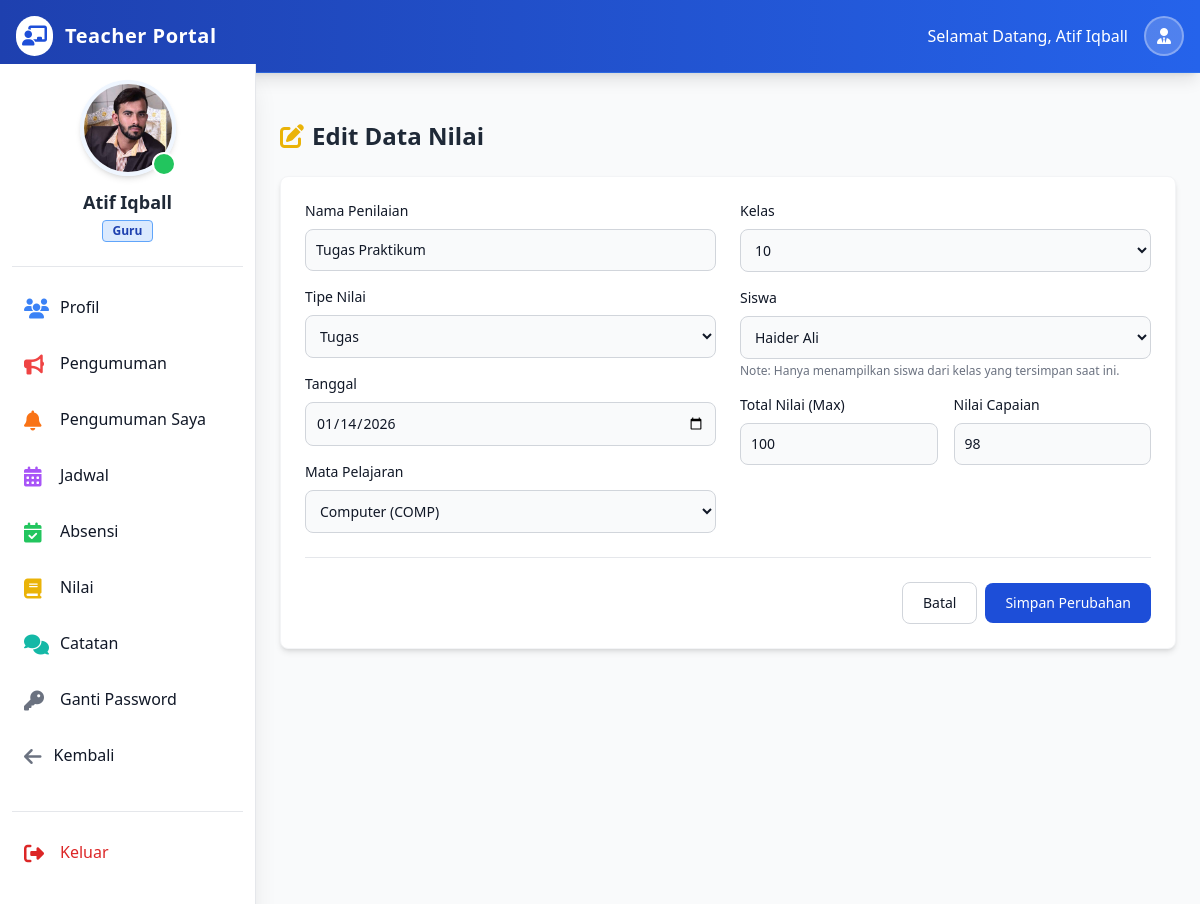
The app's page /guru/index.php?edit_nilai_id=45 (signed in) with its own data.
### tables this page shows
CREATE TABLE `guru` (
  `id_guru` int NOT NULL,
  `nama_guru` varchar(100) NOT NULL,
  `email_guru` varchar(100) NOT NULL,
  `password_guru` varchar(200) NOT NULL,
  `tanggal_lahir_guru` date NOT NULL,
  `foto_guru` varchar(300) NOT NULL,
  `mapel_guru` varchar(50) NOT NULL,
  `telepon_guru` varchar(30) NOT NULL,
  `alamat_guru` varchar(100) NOT NULL,
  `umur_guru` int NOT NULL,
  `jekel_guru` enum('Laki_Laki','Perempuan') NOT NULL,
  `status_guru` enum('Aktif','Disable') NOT NULL DEFAULT 'Aktif',
  `tanggal_regis_guru` datetime NOT NULL DEFAULT CURRENT_TIMESTAMP
);

CREATE TABLE `nilai` (
  `id_nilai` int NOT NULL,
  `nama_nilai` varchar(50) NOT NULL,
  `tipe_nilai` enum('MID','UAS','Tugas','Ulangan') NOT NULL,
  `total_nilai` int NOT NULL,
  `capaian_nilai` int NOT NULL,
  `n_id_kelas` int NOT NULL,
  `n_id_siswa` int NOT NULL,
  `n_id_guru` int NOT NULL,
  `n_id_mapel` int NOT NULL,
  `nilai_date` date NOT NULL
);

### guru/edit_nilai.php (the view, shortened to what this page needs)
<div class="p-4 sm:ml-64">
    <div class="max-w-4xl mx-auto mt-10">
         <div class="mb-6">
            <h1 class="text-2xl font-bold text-gray-800 flex items-center">
                <i class="fas fa-edit text-yellow-500 mr-2"></i> Edit Data Nilai
            </h1>
        </div>
        <?php
        if (isset($_GET['edit_nilai_id'])) {
            $id = $_GET['edit_nilai_id'];
            $sql = "SELECT * FROM `nilai` WHERE id_nilai = '$id'";
            $result = $conn->query($sql);
            if ($result->num_rows > 0) {
                $row = $result->fetch_assoc();
        ?>
        <div class="bg-white rounded-lg shadow-md p-6 border border-gray-100">
            <form method="post" action="">
                <div class="grid grid-cols-1 md:grid-cols-2 gap-6">
                    <div class="space-y-4">
                        <div>
                            <label class="block mb-2 text-sm font-medium text-gray-900">Nama Penilaian</label>
                            <input type="text" name="nama_nilai" class="bg-gray-50 border border-gray-300 text-gray-900 text-sm rounded-lg focus:ring-blue-500 focus:border-blue-500 block w-full p-2.5" value="<?= htmlspecialchars($row['nama_nilai']) ?>" required>
                        </div>
                        <div>
                            <label class="block mb-2 text-sm font-medium text-gray-900">Tipe Nilai</label>
                            <select name="tipe_nilai" class="bg-gray-50 border border-gray-300 text-gray-900 text-sm rounded-lg focus:ring-blue-500 focus:border-blue-500 block w-full p-2.5" required>
                                <option value="Tugas" <?= $row['tipe_nilai'] == 'Tugas' ? 'selected' : '' ?>>Tugas</option>
                            </select>
                        </div>
                         <div>
                            <label class="block mb-2 text-sm font-medium text-gray-900">Tanggal</label>
                            <input type="date" name="nilai_date" class="bg-gray-50 border border-gray-300 text-gray-900 text-sm rounded-lg focus:ring-blue-500 focus:border-blue-500 block w-full p-2.5" value="<?= $row['nilai_date'] ?>" required>
                        </div>
                        <div>
                            <label class="block mb-2 text-sm font-medium text-gray-900">Mata Pelajaran</label>
                            <select name="mapel_id" class="bg-gray-50 border border-gray-300 text-gray-900 text-sm rounded-lg focus:ring-blue-500 focus:border-blue-500 block w-full p-2.5" required>
                                <?php
                                $mapel_res = $conn->query("SELECT * FROM `mapel` ORDER BY nama_mapel ASC");
                                while($m = $mapel_res->fetch_assoc()){
                                    $sel = ($row['n_id_mapel'] == $m['id_mapel']) ? 'selected' : '';
                                    echo "<option value='{$m['id_mapel']}' $sel>{$m['nama_mapel']} ({$m['kode_mapel']})</option>";
                                }
                                ?>
                            </select>
                        </div>
                    </div>
                    <div class="space-y-4">
                        <div>
                            <label class="block mb-2 text-sm font-medium text-gray-900">Kelas</label>
                            <select name="kelas_id" id="kelas_selector" class="bg-gray-50 border border-gray-300 text-gray-900 text-sm rounded-lg focus:ring-blue-500 focus:border-blue-500 block w-full p-2.5" required>
                                <?php
                                $kelas_res = $conn->query("SELECT * FROM `kelas` ORDER BY nama_kelas ASC");
                                while($k = $kelas_res->fetch_assoc()){
                                    $sel = ($row['n_id_kelas'] == $k['id_kelas']) ? 'selected' : '';
                                    echo "<option value='{$k['id_kelas']}' $sel>{$k['nama_kelas']}</option>";
                                }
                                ?>
                            </select>
                        </div>
                         <div>
                            <label class="block mb-2 text-sm font-medium text-gray-900">Siswa</label>
                            <select name="siswa_id" class="bg-gray-50 border border-gray-300 text-gray-900 text-sm rounded-lg focus:ring-blue-500 focus:border-blue-500 block w-full p-2.5" required>
                                <?php
                                $curr_class = $row['n_id_kelas'];
                                $sis_res = $conn->query("SELECT * FROM `siswa` WHERE kelas_siswa = '$curr_class' ORDER BY nama_siswa ASC");
                                while($s = $sis_res->fetch_assoc()){
                                    $sel = ($row['n_id_siswa'] == $s['id_siswa']) ? 'selected' : '';
                                    echo "<option value='{$s['id_siswa']}' $sel>{$s['nama_siswa']}</option>";
                                }
                                ?>
                            </select>
                            <p class="mt-1 text-xs text-gray-500">Note: Hanya menampilkan siswa dari kelas yang tersimpan saat ini.</p>
                        </div>
                        <div class="grid grid-cols-2 gap-4">
                            <div>
                                <label class="block mb-2 text-sm font-medium text-gray-900">Total Nilai (Max)</label>
                                <input type="number" name="total_nilai" class="bg-gray-50 border border-gray-300 text-gray-900 text-sm rounded-lg focus:ring-blue-500 focus:border-blue-500 block w-full p-2.5" value="<?= $row['total_nilai'] ?>" required>
                            </div>
                            <div>
                                <label class="block mb-2 text-sm font-medium text-gray-900">Nilai Capaian</label>
                                <input type="number" name="capaian_nilai" class="bg-gray-50 border border-gray-300 text-gray-900 text-sm rounded-lg focus:ring-blue-500 focus:border-blue-500 block w-full p-2.5" value="<?= $row['capaian_nilai'] ?>" required>
                            </div>
                        </div>
                    </div>
                </div>
                <div class="flex items-center justify-end space-x-2 border-t pt-6 mt-6">
                    <a href="index.php?nilai" class="text-gray-900 bg-white border border-gray-300 focus:outline-none hover:bg-gray-100 focus:ring-4 focus:ring-gray-200 font-medium rounded-lg text-sm px-5 py-2.5">Batal</a>
                    <button type="submit" name="update_nilai" class="text-white bg-blue-700 hover:bg-blue-800 focus:ring-4 focus:ring-blue-300 font-medium rounded-lg text-sm px-5 py-2.5">
                        Simpan Perubahan
                    </button>
                </div>
            </form>
        </div>
        <?php
            } else {
                 echo "<div class='p-4 mb-4 text-sm text-red-800 rounded-lg bg-red-50'>Data tidak ditemukan.</div>";
            }
        }
        ?>
    </div>
</div>

### guru/partials/teacher_sidebar.php (shortened to what this page needs)
<?php
    require_once('../partials/_connection.php');
    $teacher_id = $_SESSION['teacher_id'];
    $sidebar_sql = "SELECT * FROM `guru` WHERE id_guru = '$teacher_id'";
    $sidebar_result = $conn->query($sidebar_sql);
    if ($sidebar_result && $sidebar_result->num_rows > 0) {
        $sidebar_row = $sidebar_result->fetch_assoc();
        $teacher_pic = $sidebar_row['foto_guru'];
        $teacher_name = $sidebar_row['nama_guru'];
    } else {
        $teacher_pic = $_SESSION['teacher_pic'];
        $teacher_name = $_SESSION['teacher_name'];
        $teacher_email = $_SESSION['teacher_email'];
    }
?>
<aside class="fixed left-0 top-16 w-64 h-full bg-white shadow-xl overflow-y-auto border-r border-gray-200 z-40 transition-transform -translate-x-full sm:translate-x-0" id="logo-sidebar" aria-label="Sidebar">
    <div class="h-full px-3 py-4 overflow-y-auto bg-white pb-24">
        <div class="flex flex-col items-center pb-6 border-b border-gray-200 mb-4">
            <div class="relative">
                <img class="w-24 h-24 rounded-full object-cover border-4 border-blue-50 shadow-md" src="../admin/admin_images/registration/<?= $teacher_pic ?>" alt="Profile" onerror="this.src='https://ui-avatars.com/api/?name=<?= urlencode($teacher_name) ?>&background=random'">
                <div class="absolute bottom-0 right-0 w-6 h-6 bg-green-500 border-2 border-white rounded-full"></div>
            </div>
            <h5 class="mt-3 text-lg font-bold text-gray-800 text-center"><?= htmlspecialchars($teacher_name) ?></h5>
            <div class="flex flex-col items-center text-sm text-gray-500 mt-1">
                <span class="bg-blue-100 text-blue-800 text-xs font-semibold px-2.5 py-0.5 rounded border border-blue-400">Guru</span>
            </div>
        </div>
        <ul class="space-y-2 font-medium">
            <li>
                <a href="index.php?profil" class="flex items-center p-3 text-gray-900 rounded-lg hover:bg-blue-50 group transition duration-200">
                    <i class="fas fa-users w-6 h-6 text-xl text-blue-500 group-hover:text-blue-700"></i>
                    <span class="ml-3 group-hover:translate-x-1 transition-transform">Profil</span>
                </a>
            </li>
            <li>
                <a href="index.php?pengumuman" class="flex items-center p-3 text-gray-900 rounded-lg hover:bg-blue-50 group transition duration-200">
                    <i class="fas fa-bullhorn w-6 h-6 text-xl text-red-500 group-hover:text-red-700"></i>
                    <span class="ml-3 group-hover:translate-x-1 transition-transform">Pengumuman</span>
                </a>
            </li>
            <li>
                <a href="index.php?pengumuman_saya" class="flex items-center p-3 text-gray-900 rounded-lg hover:bg-blue-50 group transition duration-200">
                    <i class="fas fa-bell w-6 h-6 text-xl text-orange-500 group-hover:text-orange-700"></i>
                    <span class="ml-3 group-hover:translate-x-1 transition-transform">Pengumuman Saya</span>
                </a>
            </li>
            <li>
                <a href="index.php?jadwal" class="flex items-center p-3 text-gray-900 rounded-lg hover:bg-blue-50 group transition duration-200">
                    <i class="fas fa-calendar-alt w-6 h-6 text-xl text-purple-500 group-hover:text-purple-700"></i>
                    <span class="ml-3 group-hover:translate-x-1 transition-transform">Jadwal</span>
                </a>
            </li>
            <li>
                <a href="index.php?absensi" class="flex items-center p-3 text-gray-900 rounded-lg hover:bg-blue-50 group transition duration-200">
                    <i class="fas fa-calendar-check w-6 h-6 text-xl text-green-500 group-hover:text-green-700"></i>
                    <span class="ml-3 group-hover:translate-x-1 transition-transform">Absensi</span>
                </a>
            </li>
            <li>
                <a href="index.php?nilai" class="flex items-center p-3 text-gray-900 rounded-lg hover:bg-blue-50 group transition duration-200">
                    <i class="fas fa-book w-6 h-6 text-xl text-yellow-500 group-hover:text-yellow-700"></i>
                    <span class="ml-3 group-hover:translate-x-1 transition-transform">Nilai</span>
                </a>
            </li>
            <li>
                <a href="index.php?catatan" class="flex items-center p-3 text-gray-900 rounded-lg hover:bg-blue-50 group transition duration-200">
                    <i class="fas fa-comments w-6 h-6 text-xl text-teal-500 group-hover:text-teal-700"></i>
                    <span class="ml-3 group-hover:translate-x-1 transition-transform">Catatan</span>
                </a>
            </li>
            <li>
                <a href="index.php?ganti_password" class="flex items-center p-3 text-gray-900 rounded-lg hover:bg-blue-50 group transition duration-200">
                    <i class="fas fa-key w-6 h-6 text-xl text-gray-500 group-hover:text-gray-700"></i>
                    <span class="ml-3 group-hover:translate-x-1 transition-transform">Ganti Password</span>
                </a>
            </li>
             <li>
                <a href="../index.php" class="flex items-center p-3 text-gray-900 rounded-lg hover:bg-blue-50 group transition duration-200">
                    <i class="fas fa-arrow-left w-  6 h-6 text-xl text-gray-500 group-hover:text-gray-700"></i>
                    <span class="ml-3 group-hover:translate-x-1 transition-transform">Kembali</span>
                </a>
            </li>
        </ul>
        <div class="mt-8 border-t border-gray-200 pt-4">
            <ul class="space-y-2 font-medium">
                <li>
                     <a href="index.php?logout" class="flex items-center p-3 text-red-600 rounded-lg hover:bg-red-50 group transition duration-200">
                        <i class="fas fa-sign-out-alt w-6 h-6 text-xl"></i>
                        <span class="ml-3">Keluar</span>
                    </a>
                </li>
            </ul>
        </div>
    </div>
</aside>

### guru/partials/teacher_head.php (style rules this page uses)
body { font-family: 'Inter', sans-serif; background-color: #f3f4f6; }

### records on screen
guru: foto_guru (picture), nama_guru "Atif Iqball"
nilai: nama_nilai "Tugas Praktikum", tipe_nilai "Tugas", nilai_date "01/14/2026", total_nilai "100", capaian_nilai "98"

### other values on screen
$teacher_name "Atif Iqball"
form field mapel_id "Computer (COMP)"
form field kelas_id "10"
form field siswa_id "Haider Ali"
